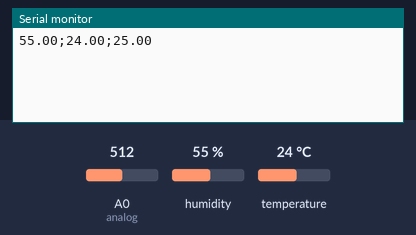
Recording of a sketch running on a simulated Arduino Uno, built with avr-gcc and run on an emulated ATmega328P. Shown: the last lines printed to the serial monitor. The test bench sets the inputs (shaded band); at power-on: humidity 55 %, A0 (analog) = 512, temperature 24 °C.

Above: at 1.2 s.
1.3 s: humidity set to 22 %
2.8 s: A0 (analog) set to 716
At 3.6 s:
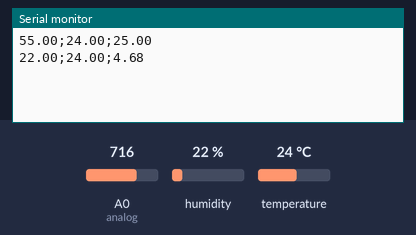
4.3 s: temperature set to 12 °C
5.8 s: A0 (analog) set to 900
At 7.0 s:
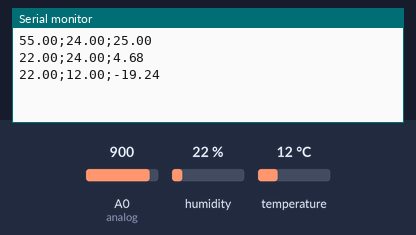
7.3 s: humidity set to 40 %
At 9.6 s:
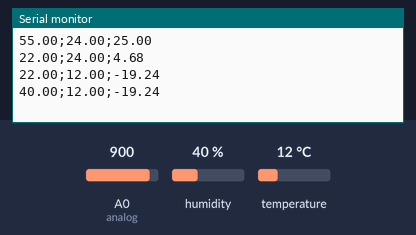
Timing chart, 0 to 9.8 s (numbered marks = the images above; inputs shaded):
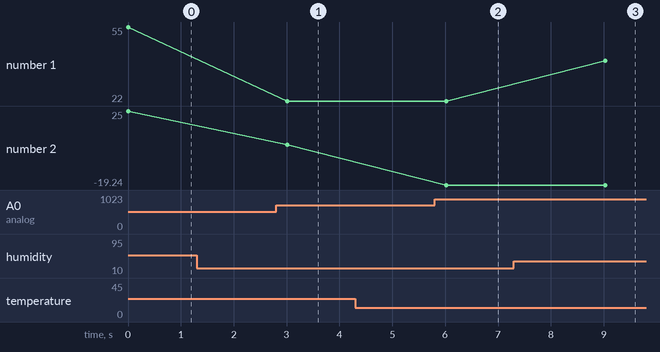

The sketch:

Recup_Temp_Humi.ino
```cpp
  #include "DHT.h"

  #define DHTTYPE DHT22
  const int analog = 0;
  const int pinHumiTemp = 2;
  float R2; //Résistance de la thermistance
  float U = 5.0;  //Tension du circuit
  float U2;     //Tension aux bornes de la thermistance
  float R1 = 10000.0; //Résistance du pont diviseur
  float temperature;  //Température ambiante à la Thermistance
  float coefA = 0.00088386; //Coeff A SteinhartHart
  float coefB = 0.0002583;  //Coeff B SteinhartHart
  float coefC = 0.00000011661; //Coeff C SteinhartHart

  DHT dht(pinHumiTemp, DHTTYPE);

void setup() {
  Serial.begin(9600);
  pinMode(pinHumiTemp, INPUT);
  dht.begin();
}

void loop() {
  // put your main code here, to run repeatedly:

  U2 = analogRead(analog)*5.0/1024.0;
  //Affichage de la tension aux bornes de la thermistance
//  Serial.print("Tension aux bornes : ");
//  Serial.println(U2);

  //On trouve la valeur de la résistance
  R2 = (U2 * R1)/(U - U2);
 // Serial.print("Resistance Thermistance : ");
 // Serial.println(R2);

  //On applique SteinhartHart pour trouver la température
  temperature = (1.0/(coefA + coefB*log(R2) + coefC*pow(log(R2),3)))-273.15;
 // Serial.print("Temperature Thermistance : ");
 // Serial.println(temperature);

  //Récupération température et humidité
  float h = dht.readHumidity();
  float t = dht.readTemperature();
//  Serial.print("Humidite Capteur : ");
//  Serial.print(h);
//  Serial.print("  Temperature Capteur : ");
//  Serial.println(t);

  Serial.print(h);
  Serial.print(";");
  Serial.print(t);
  Serial.print(";");
  Serial.println(temperature);

  while(Serial.available() > 0){
    if(Serial.read() == 1){
      digitalWrite(8, HIGH);
    }else if(Serial.read() == 0){
      digitalWrite(8, LOW);
    }
  }

  delay(3000);
}
```

Measured:
- after the input at 2.8 s, the serial monitor: prints a new line after 0.21 s (image 1)
- after the input at 5.8 s, the serial monitor: prints a new line after 0.22 s (image 2)
- after the input at 7.3 s, the serial monitor: prints a new line after 1.7 s (image 3)
- plotted number 1: 22 → 40 after the input at 7.3 s
- plotted number 2: 25 → 4.68 after the input at 2.8 s, 4.68 → -19.24 after the input at 5.8 s
